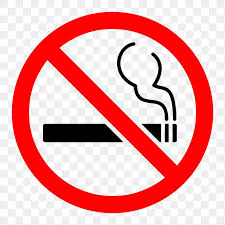
#> input picture no_smoking.jpg, 225 x 225 px
$ python -i app.py   (imports and definitions only)
#> lines starting #> are read from the running program, lines starting #| are printed output that depends on the picture
import streamlit as st
import numpy as np
import cv2
from PIL import Image
import os

# [1 line not run here, left out]

# إنشاء صف من عمودين: النص والصورة
# [1 line that did not run here, left out]

# [13 lines not run here, left out]

# دالة التأثير
def apply_aging_effect(img):
    img = cv2.cvtColor(img, cv2.COLOR_RGB2BGR)
#> img is the input picture: shape (225, 225, 3); mean B, G, R 173.7, 173.6, 235.4
    dark = cv2.convertScaleAbs(img, alpha=0.6, beta=-50)
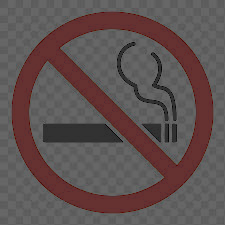
#> dark: shape (225, 225, 3); mean B, G, R 81.5, 81.8, 95.2
    blurred = cv2.GaussianBlur(dark, (9, 9), 3)
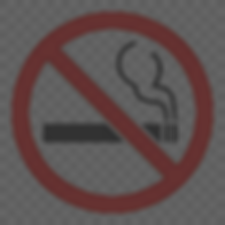
#> blurred: shape (225, 225, 3); mean B, G, R 81.5, 81.8, 95.2
    noise = np.random.normal(0, 15, blurred.shape).astype(np.uint8)
    aged = cv2.addWeighted(blurred, 0.9, noise, 0.1, 0)
    aged = cv2.cvtColor(aged, cv2.COLOR_BGR2RGB)
    return aged

# [8 lines not run here, left out]

>>> import cv2
>>> picture = cv2.cvtColor(cv2.imread('no_smoking.jpg'), cv2.COLOR_BGR2RGB)
>>> result = apply_aging_effect(picture)
